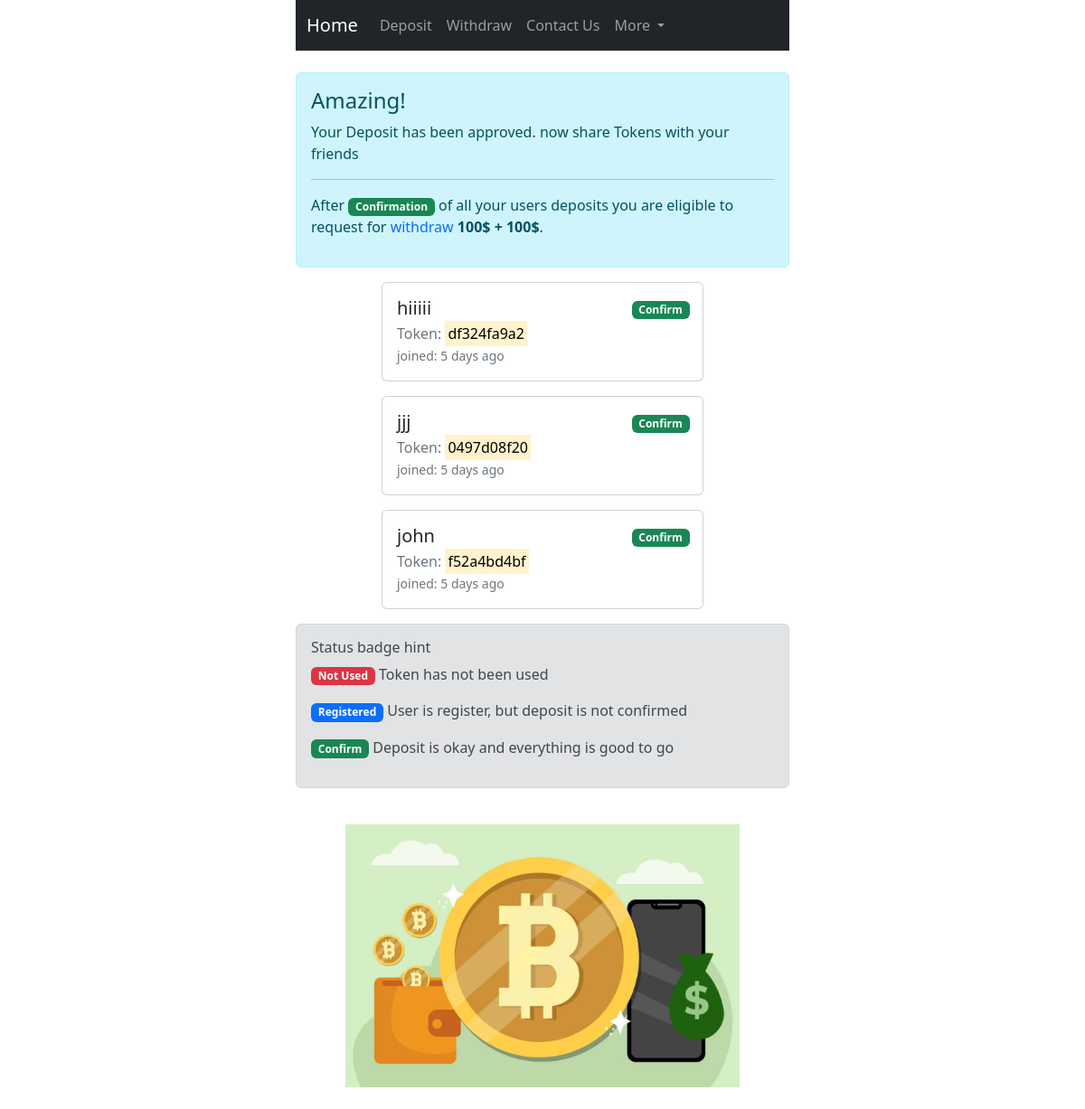
Page / (signed in) on the earlier database version.
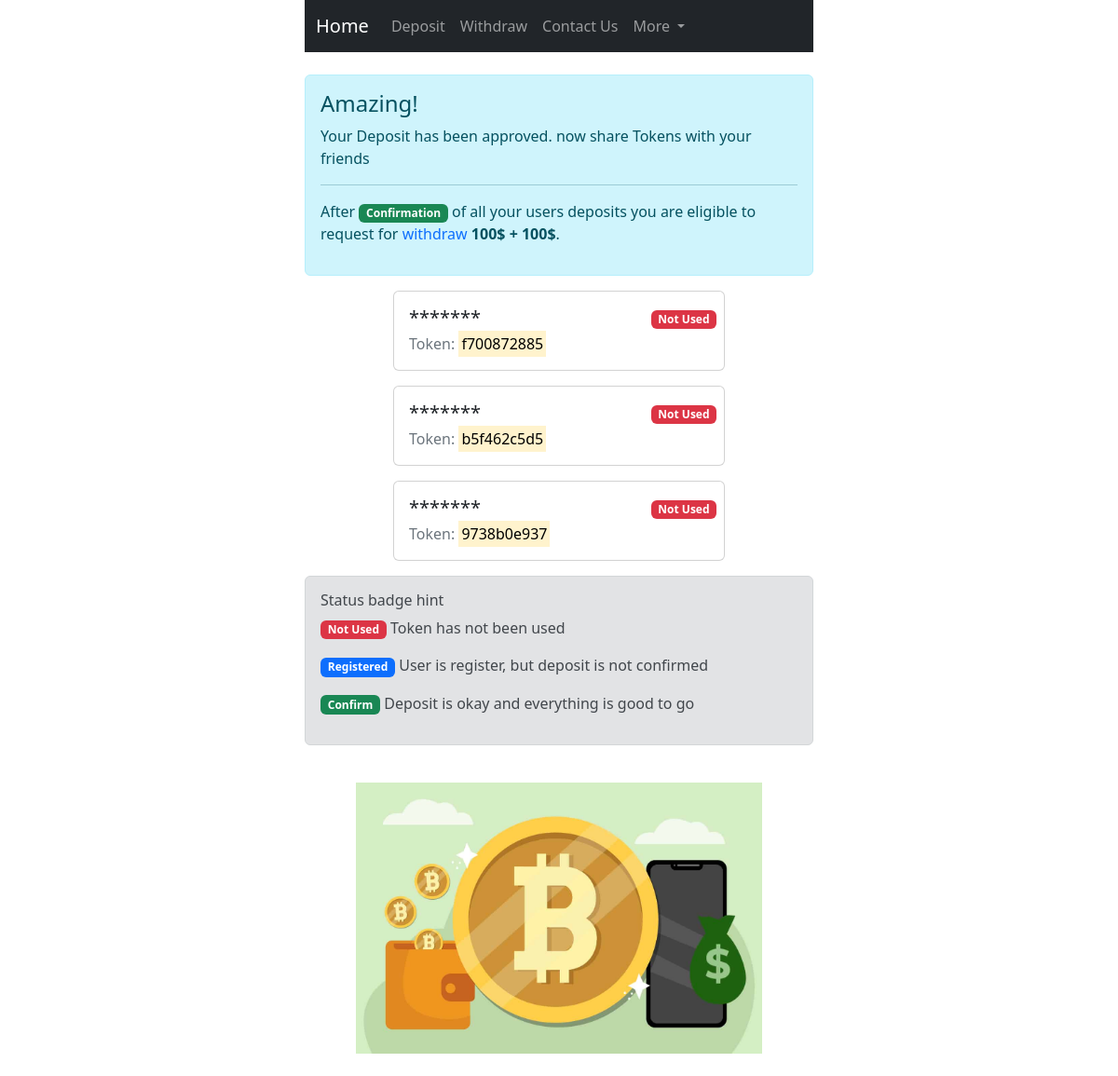
Same page on the later database version.
### access_token/models.py (models this page shows, shortened)
class AccessToken(models.Model):
    access_token = models.CharField(max_length=128, verbose_name="Access Token", null=False, blank=False,
                                    help_text='unique number who belongs to one person')
    representative = models.ForeignKey(User, on_delete=models.CASCADE,
                                       help_text="That user whom created this after deposit confirm",
                                       related_name='representative_id')
    user = models.ForeignKey(User, on_delete=models.CASCADE, help_text="user registered with this token", null=True,
                             blank=True)
    is_used = models.BooleanField(default=False, help_text='user used this token to register')
    by_superuser = models.BooleanField(default=False, verbose_name='Create by admin',
                                       help_text="Admin (superuser) Created this token manually")
    date = models.DateTimeField(verbose_name="Date", auto_now_add=True, null=True)
    objects = AccessTokenManager()

### users/models.py (models this page shows, shortened)
class User(AbstractBaseUser):
    email = models.EmailField(verbose_name='Email', max_length=60, unique=True)
    username = models.CharField(max_length=30, unique=True)
    fullname = models.CharField(max_length=30, null=True, default='default')
    country = CountryField(null=True, default='US')
    phone_number = PhoneNumberField(unique=True, null=True, default='+19993335577')
    date_joined = models.DateTimeField(verbose_name='Date Joined', auto_now_add=True)
    last_login = models.DateTimeField(verbose_name='Last login', auto_now=True)
    is_active = models.BooleanField(default=True)
    is_admin = models.BooleanField(default=False)
    is_staff = models.BooleanField(default=False)
    is_superuser = models.BooleanField(default=False)
    hide_email = models.BooleanField(default=True)
    objects = UserManager()
    USERNAME_FIELD = 'email'
    REQUIRED_FIELDS = ['username', ]
    def __str__(self):
        return self.email

### scam/views.py (the view)
# urls.py: path('', index, name='home'),
@login_required(login_url='/login')
def index(request):
    access_tokens = AccessToken.objects.filter(representative=request.user, by_superuser=False)
    is_deposit_exist_approved = Deposit.objects.check_deposit(request.user)
    is_withdraw_approved = Withdraw.objects.is_withdraw_approved(request.user)
    withdraw_approved_hash = Withdraw.objects.withdraw_approved_hash(request.user)
    context = {
        'access_tokens': access_tokens,
        'is_deposit_exist_approved': is_deposit_exist_approved,
        'is_withdraw_approved': is_withdraw_approved,
        'withdraw_approved_hash': withdraw_approved_hash,
    }
    return render(request, 'index.html', context)

### financial/models.py (called while the page is built)
    def is_withdraw_approved(self, user):
        withdraw_list = Withdraw.objects.filter(user__email=user)
        for withdraw in withdraw_list:
            if withdraw.is_approved:
                return True
        return False

    def withdraw_approved_hash(self, user):
        withdraw_list = Withdraw.objects.filter(user__email=user)
        for withdraw in withdraw_list:
            if withdraw.is_approved:
                return withdraw.hash
        return False

    def check_deposit(self, user):
        deposit_list = Deposit.objects.filter(user__email=user)
        for deposit in deposit_list:
            if deposit.is_approved:
                return True
        return False

### financial/templatetags/financial_tags.py (called while the page is built)
@register.filter(name='deposit_check')
def deposit_check(user):
    deposit_list = Deposit.objects.filter(user__email=user)
    for deposit in deposit_list:
        if deposit.is_approved:
            return True
    return False

### templates/index.html (shortened to what this page needs)
{% extends 'shared/base.html' %}
{% load static %}
{% load financial_tags %}
{% block content %}
    <br>
    {% if is_withdraw_approved %}
        <div class="alert alert-success" role="alert">
            <h4 class="alert-heading">You are Rich now!</h4>
            <p>We Transfer <strong>100$ + 100$</strong> to your wallet.</p>
            <p><a href="https://tronscan.org/#/transaction/{{ withdraw_approved_hash }}"
                  target="_blank">{{ withdraw_approved_hash|truncatechars:30 }}</a></p>
            <hr>
            <p class="mb-0">
                The sequence has been complete, this account is not usable no more.
            </p>
        </div>
    {% elif is_deposit_exist_approved %}
        <div class="alert alert-info" role="alert">
            <h4 class="alert-heading">Amazing!</h4>
            <p>Your Deposit has been approved. now share Tokens with your friends</p>
            <hr>
            <p>After <span class="badge bg-success">Confirmation</span> of all your users deposits you are eligible to
                request for <a href="{% url 'financial:withdraw' %}">withdraw</a>
                <strong>
                    100$ + 100$</strong>.
            </p>
        </div>
        {% for access_token in access_tokens %}
            <div class="row">
            <div class="col-md-2"></div>
            <div class="col-lg-8">
                <div class="card mb-3" style="max-width: 540px;">
                    <div class="row g-0">
                        <div class="card-body">
                            <div class="row">
                                <div class="col-9">
                                    {% if access_token.user is None %}
                                        <h5 class="card-title">*******</h5>
                                    {% else %}
                                        <h5 class="card-title">{{ access_token.user.fullname }}</h5>
                                    {% endif %}
                                </div>
                                {% if access_token.user is None %}
                                    <div class="col-3 text-right"><span class="badge bg-danger">Not Used</span>
                                    </div>
                                {% else %}
                                    {% if access_token.user|deposit_check %}
                                        <div class="col-3 text-right">
                                        <span class="badge bg-success">Confirm</span>
                                    {% else %}
                                        <div class="col-3 text-right">
                                        <span class="badge bg-primary">Registered</span>
                                    {% endif %}
                                </div>
                                {% endif %}
                                </div>
                                <p class="card-subtitle text-muted">Token:
                                    <mark>{{ access_token.access_token }}</mark>
                                </p>
                                {% if access_token.user.date_joined %}
                                    <p class="card-text"><small class="text-muted">
                                        joined: {{ access_token.user.date_joined|timesince }} ago</small>
                                    </p>
                                {% endif %}
                            </div>
                        </div>
                    </div>
                </div>
                <div class="col-md-2"></div>
            </div>
        {% endfor %}
        <div class="alert alert-secondary">
            <h6 class="alert-heading">Status badge hint</h6>
            <p><span class="badge bg-danger">Not Used</span> Token has not been used</p>
            <p><span class="badge bg-primary">Registered</span> User is register, but deposit is not confirmed</p>
            <p><span class="badge bg-success">Confirm</span> Deposit is okay and everything is good to go</p>
        </div>
    {% else %}
        <div class="alert alert-warning">
            <strong>Congratulations on finding the token!</strong>
            <a href="{% url 'financial:deposit' %}">Click here</a> to Confirm your account.
            please wait for confirmation if requested before
        </div>
    {% endif %}
<br>
<div class="text-center">
    <img src="{% static 'media/pic2.jpg' %}" alt="" style="width: 80%">
</div>
<br>
{% endblock %}

### templates/shared/base.html (shortened to what this page needs)
{% load static %}
<!DOCTYPE html>
<html lang="en">
<head>
    {% include 'shared/header.html' %}
</head>
<body>
<div class="container">
    <div class="row">
        <div class="col-sm"></div>
        <div class="col-md-12 col-xl-6">
            {% include 'shared/navbar.html' %}
            {% block content %}{% endblock %}
        </div>
        <div class="col-sm"></div>
    </div>
</div>
</body>
</html>

### templates/shared/header.html (shortened to what this page needs)
{% load static %}
<link rel="stylesheet" href="{% static 'css/bootstrap.css' %}">
<link rel="stylesheet" href="{% static 'css/custom.css' %}">

### templates/shared/navbar.html (shortened to what this page needs)
<nav class="navbar navbar-expand-lg navbar-dark bg-dark">
    <div class="container-fluid">
        <a class="navbar-brand" href="/">Home</a>
        <div class="collapse navbar-collapse" id="navbarNavDropdown">
            <ul class="navbar-nav">
                <li class="nav-item">
                    {% url 'financial:deposit' as deposit %}
                    <a class="nav-link {% if request.path == deposit %}active{% endif %}" aria-current="page"
                       href="{% url 'financial:deposit' %}">Deposit</a>
                </li>
                <li class="nav-item">
                    {% url 'financial:withdraw' as withdraw %}
                    <a class="nav-link {% if request.path == withdraw %}active{% endif %}" aria-current="page"
                       href="{% url 'financial:withdraw' %}">Withdraw</a>
                </li>
                <li class="nav-item">
                    {% url 'core:contact' as contact %}
                    <a class="nav-link {% if request.path == contact %}active{% endif %}" aria-current="page"
                       href="{% url 'core:contact' %}">Contact Us</a>
                </li>
                <li class="nav-item dropdown">
                    <a class="nav-link dropdown-toggle" href="#" id="navbarDropdownMenuLink" role="button"
                       data-bs-toggle="dropdown" aria-expanded="false">
                        More
                    </a>
                </li>
            </ul>
        </div>
    </div>
</nav>

### static/css/custom.css (style rules this page uses)
a { text-decoration: none; }

Differences in the rows shown:
removed AccessToken: user.fullname "hiiiii", shows "Confirm", access_token "df324fa9a2", user.date_joined "5 days"
removed AccessToken: user.fullname "jjj", shows "Confirm", access_token "0497d08f20", user.date_joined "5 days"
removed AccessToken: user.fullname "john", shows "Confirm", access_token "f52a4bd4bf", user.date_joined "5 days"
added AccessToken: shows "Not Used", access_token "f700872885"
added AccessToken: shows "Not Used", access_token "b5f462c5d5"
added AccessToken: shows "Not Used", access_token "9738b0e937"
